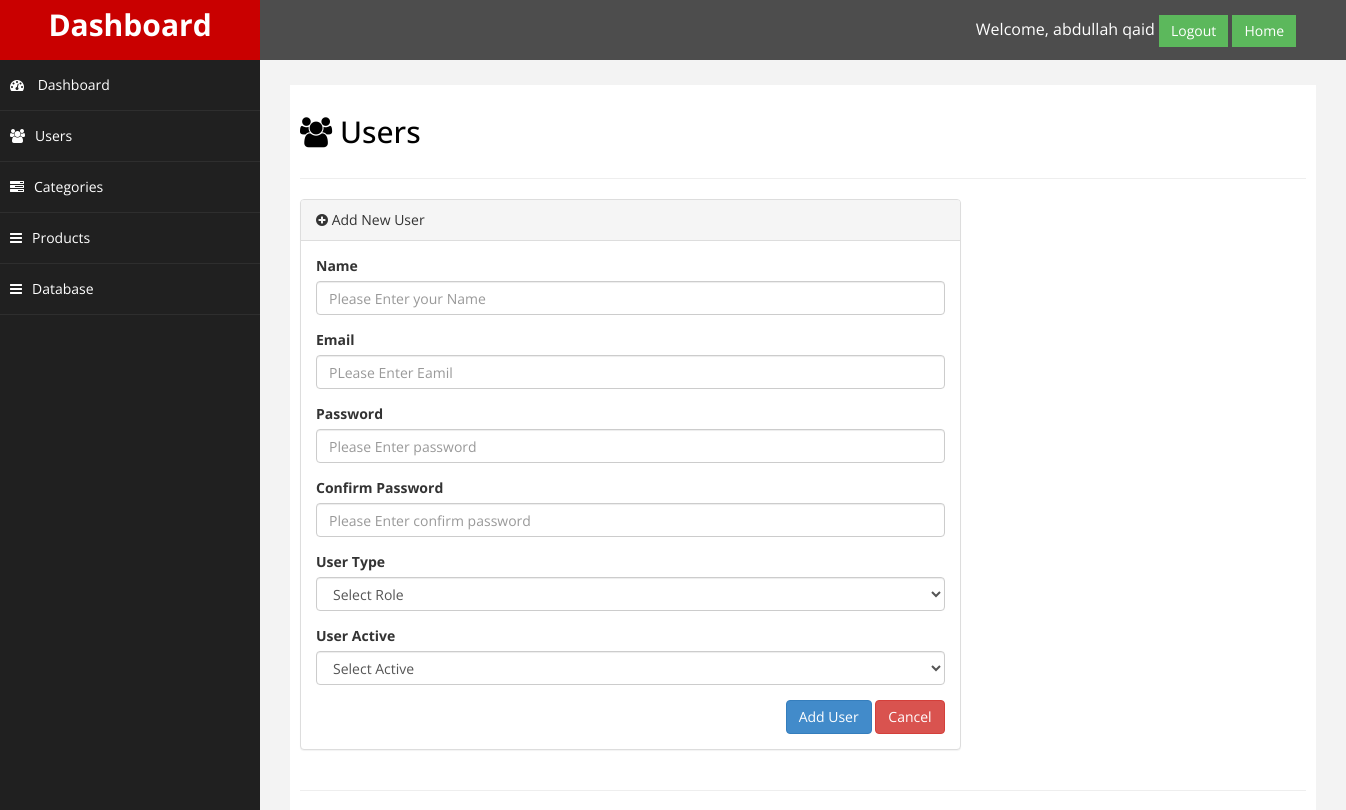
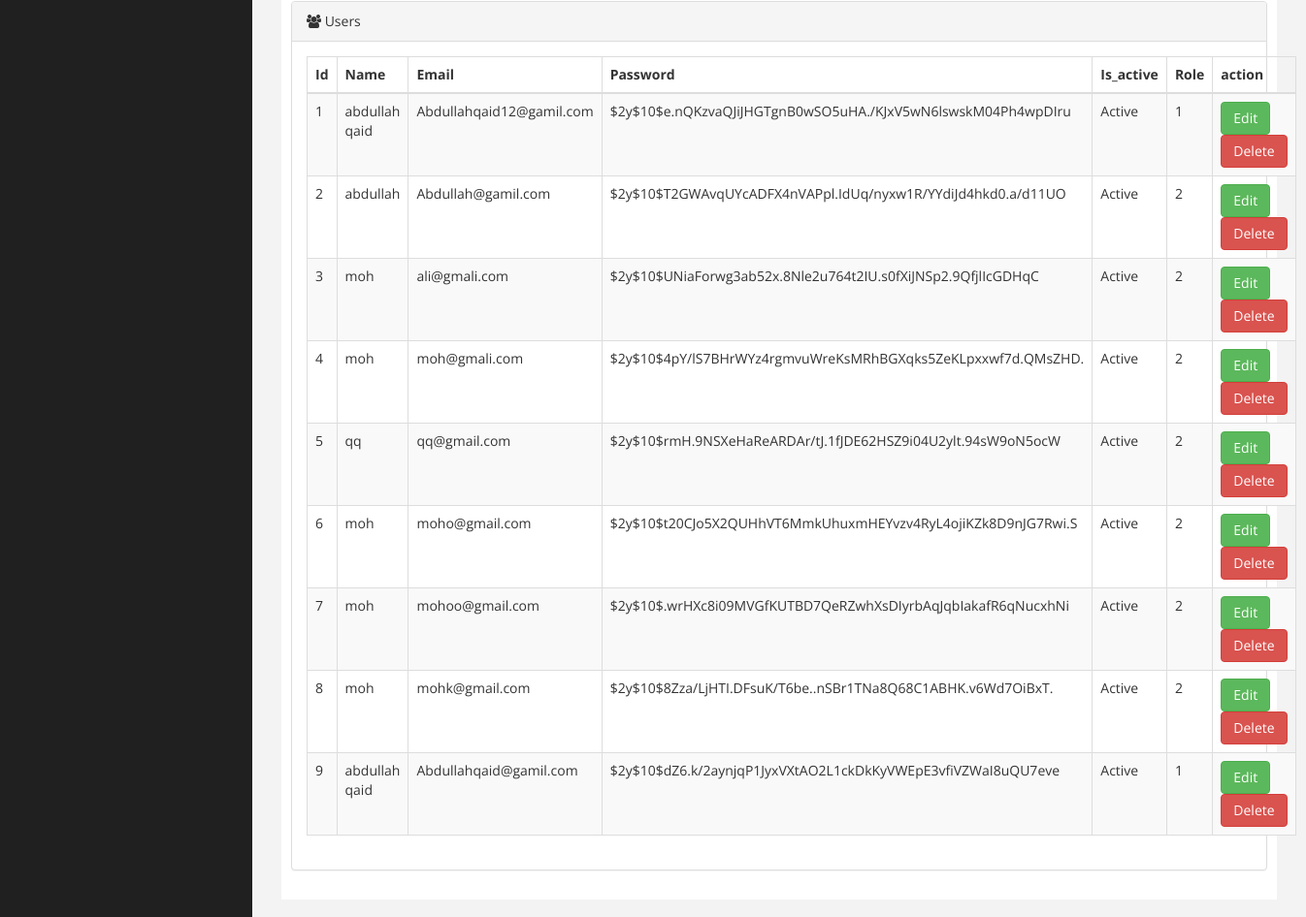
The page /admin/users.php (signed in) on the database its author committed (2 pictures, top to bottom).
### tables this page shows
CREATE TABLE `users` (
  `user_id` int(11) NOT NULL,
  `name` varchar(100) NOT NULL,
  `email` varchar(100) NOT NULL,
  `password` varchar(255) NOT NULL,
  `phone_number` varchar(20) DEFAULT NULL,
  `address` varchar(100) DEFAULT NULL,
  `brithdata` date NOT NULL DEFAULT '1990-01-01',
  `aboutme` text NOT NULL,
  `is_active` tinyint(1) NOT NULL DEFAULT 1,
  `role_id` int(11) DEFAULT NULL,
  `activation_token` varchar(255) DEFAULT NULL
);

### admin/users.php (the view, shortened to what this page needs)
<?php
include('upload/header.php');
require('db_connect.php');
?>
<div id="page-wrapper">
    <div id="page-inner">
        <div class="row">
            <div class="col-md-12">
                <h2><i class="fa fa-users"></i> Users </h2>
            </div>
        </div>
        <hr />
        <div class="row">
            <div class="col-md-8">
                <div class="panel panel-default">
                    <div class="panel-heading">
                        <i class="fa fa-plus-circle"></i> Add New User
                    </div>
                    <?php
                    $name = $email = $password = $password1 = $role = $active = $activebefoer = "";
                    ?>
                    <div class="panel-body">
                        <div class="row">
                            <div class="col-md-12">
                                <form role="form" method="post">
                                    <div class="form-group">
                                        <label>Name</label>
                                        <input type="text" name="name" value="<?php echo $name; ?>" placeholder="Please Enter your Name " class="form-control" />
                                    </div>
                                    <div class="form-group">
                                        <label>Email</label>
                                        <input type="email" name="email" class="form-control" value="<?php echo $email; ?>" placeholder="PLease Enter Eamil" />
                                    </div>
                                    <div class="form-group">
                                        <label>Password</label>
                                        <input type="password" name="password" class="form-control" placeholder="Please Enter password">
                                    </div>
                                    <div class="form-group">
                                        <label>Confirm Password</label>
                                        <input type="password" name="password1" class="form-control" placeholder="Please Enter confirm password">
                                    </div>
                                    <div class="form-group">
                                        <label>User Type</label>
                                        <select name="role" class="form-control">
                                            <option value="" selected disabled>Select Role</option>
                                        </select>
                                    </div>
                                    <div class="form-group">
                                        <label>User Active</label>
                                        <select name="active" class="form-control">
                                            <option value="" selected disabled>Select Active</option>
                                        </select>
                                    </div>
                                    <div style="float:right;">
                                        <button name="submitUser" type="submit" class="btn btn-primary">Add
                                            User</button>
                                        <button type="reset" class="btn btn-danger">Cancel</button>
                                    </div>
                                </form>
                            </div>
                        </div>
                    </div>
                </div>
            </div>
        </div>
        <hr />
        <div class="row">
            <div class="col-md-12">
                <div class="panel panel-default">
                    <div class="panel-heading">
                        <i class="fa fa-users"></i> Users
                    </div>
                    <div class="panel-body">
                        <div class="table-responsive">
                            <table class="table table-striped table-bordered table-hover" id="dataTables-example">
                                <thead>
                                    <tr>
                                        <th>Id</th>
                                        <th>Name</th>
                                        <th>Email</th>
                                        <th>Password</th>
                                        <th>Is_active</th>
                                        <th>Role</th>
                                        <th>action</th>
                                    </tr>
                                </thead>
                                <tbody>
                                    <?php
                                    try {
                                        $query = "SELECT * from Users";
                                        $stmt = $db->prepare($query);
                                        $stmt->execute();
                                        $users = $stmt->fetchAll(PDO::FETCH_ASSOC);
                                        if ($stmt->rowCount() > 0) {
                                            foreach ($users as $row) {
                                                $id = $row['user_id'];
                                                $name =  $row['name'];
                                                $email =  $row['email'];
                                                $password =  $row['password'];
                                                $is_active =  $row['is_active'];
                                                $role_type = $row['role_id'];
                                    ?>
                                                <tr class="odd gradeX">
                                                    <td><?php echo $id ?></td>
                                                    <td><?php echo $name ?></td>
                                                    <td><?php echo $email ?></td>
                                                    <td><?php echo $password ?></td>
                                                    <td>
                                                        <?php
                                                        if ($is_active == 1) {
                                                            echo "Active";
                                                        } elseif ($is_active == 2) {
                                                            echo "Non-Active";
                                                        } ?>
                                                    </td>
                                                    <td><?php echo $role_type ?></td>
                                                    <td>
                                                        <a href="editusers.php?action=edit&id=<?php echo $id ?>" class='btn btn-success'>Edit</a>
                                                        <a href="?action=delete&id=<?php echo $id ?>" class='delete btn btn-danger'>Delete</a>
                                                    </td>
                                                </tr>
                                            <?php
                                            }
                                        } else {
                                            ?>
                                            <tr>
                                                <td colspan='5'>No users found.</td>
                                            </tr>
                                    <?php
                                        }
                                    } catch (PDOException $e) {
                                        echo "Database Error: " . $e->getMessage();
                                    }
                                    ?>
                                </tbody>
                            </table>
                        </div>
                    </div>
                </div>
            </div>
        </div>
    </div>
</div>
</div>
<?php
include('upload/footer.php');
?>

### admin/assets/css/custom.css (style rules this page uses)
body { font-family: 'Open Sans', sans-serif; }
#page-wrapper { padding: 15px 15px; min-height: 600px; background:#F3F3F3; }
#page-inner { width:100%; margin:10px 20px 10px 0px; background-color:#fff!important; padding:10px; min-height:600px; }
h2 { color: #000; }
@media (min-width:768px) { #page-wrapper { margin: 0 0 0 260px; padding: 15px 30px; } }

### rows shown on the page
users: user_id "1", name "abdullah qaid", email "Abdullahqaid12@gamil.com", password "$2y$10$e.nQKzvaQJiJHGTgnB0wSO5uHA./KJxV5wN6lswskM04Ph4wpDIru", is_active "Active", role "1"
users: user_id "2", name "abdullah", email "Abdullah@gamil.com", password "$2y$10$T2GWAvqUYcADFX4nVAPpl.IdUq/nyxw1R/YYdiJd4hkd0.a/d11UO", is_active "Active", role "2"
users: user_id "3", name "moh", email "ali@gmali.com", password "$2y$10$UNiaForwg3ab52x.8Nle2u764t2IU.s0fXiJNSp2.9QfjlIcGDHqC", is_active "Active", role "2"
users: user_id "4", name "moh", email "moh@gmali.com", password "$2y$10$4pY/lS7BHrWYz4rgmvuWreKsMRhBGXqks5ZeKLpxxwf7d.QMsZHD.", is_active "Active", role "2"
users: user_id "5", name "qq", email "qq@gmail.com", password "$2y$10$rmH.9NSXeHaReARDAr/tJ.1fJDE62HSZ9i04U2ylt.94sW9oN5ocW", is_active "Active", role "2"
users: user_id "6", name "moh", email "moho@gmail.com", password "$2y$10$t20CJo5X2QUHhVT6MmkUhuxmHEYvzv4RyL4ojiKZk8D9nJG7Rwi.S", is_active "Active", role "2"
users: user_id "7", name "moh", email "mohoo@gmail.com", password "$2y$10$.wrHXc8i09MVGfKUTBD7QeRZwhXsDIyrbAqJqbIakafR6qNucxhNi", is_active "Active", role "2"
users: user_id "8", name "moh", email "mohk@gmail.com", password "$2y$10$8Zza/LjHTI.DFsuK/T6be..nSBr1TNa8Q68C1ABHK.v6Wd7OiBxT.", is_active "Active", role "2"
users: user_id "9", name "abdullah qaid", email "Abdullahqaid@gamil.com", password "$2y$10$dZ6.k/2aynjqP1JyxVXtAO2L1ckDkKyVWEpE3vfiVZWaI8uQU7eve", is_active "Active", role "1"

### other values the page prints
$_SESSION['username'] "abdullah qaid"
